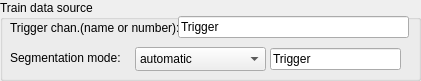
     <widget class="QGroupBox" name="groupBox_8">
      <property name="geometry">
       <rect>
        <x>0</x>
        <y>0</y>
        <width>421</width>
        <height>81</height>
       </rect>
      </property>
      <property name="title">
       <string>Train data source</string>
      </property>
      <widget class="QLabel" name="label_12">
       <property name="geometry">
        <rect>
         <x>10</x>
         <y>20</y>
         <width>171</width>
         <height>16</height>
        </rect>
       </property>
       <property name="text">
        <string>Trigger chan.(name or number):</string>
       </property>
      </widget>
      <widget class="QLineEdit" name="Settings_OpenFile_TrigChannelID_text">
       <property name="geometry">
        <rect>
         <x>178</x>
         <y>16</y>
         <width>231</width>
         <height>22</height>
        </rect>
       </property>
       <property name="text">
        <string>Trigger</string>
       </property>
      </widget>
      <widget class="QLabel" name="Segmentlabel14">
       <property name="geometry">
        <rect>
         <x>10</x>
         <y>50</y>
         <width>121</width>
         <height>16</height>
        </rect>
       </property>
       <property name="text">
        <string>Segmentation mode:</string>
       </property>
      </widget>
      <widget class="QComboBox" name="Settings_openfile_segmentation_mode_text">
       <property name="geometry">
        <rect>
         <x>135</x>
         <y>47</y>
         <width>131</width>
         <height>24</height>
        </rect>
       </property>
       <property name="currentText">
        <string>automatic</string>
       </property>
       <property name="currentIndex">
        <number>0</number>
       </property>
       <property name="placeholderText">
        <string>Choose BPP type</string>
       </property>
       <item>
        <property name="text">
         <string>automatic</string>
        </property>
       </item>
       <item>
        <property name="text">
         <string>user defined thershold:</string>
        </property>
       </item>
      </widget>
      <widget class="QLineEdit" name="Settings_Segmentation_TriggerThreshold_text">
       <property name="geometry">
        <rect>
         <x>270</x>
         <y>48</y>
         <width>131</width>
         <height>22</height>
        </rect>
       </property>
       <property name="text">
        <string>Trigger</string>
       </property>
      </widget>
     </widget>
